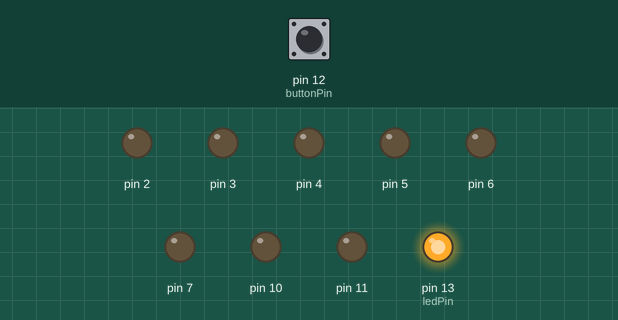
A sketch run on a simulated Arduino Uno, built with avr-gcc and run on an emulated ATmega328P. Parts: output pins drawn as LEDs (lit = HIGH). Dashed ring = blinking. Inputs (shaded band) come from the test bench; at power-on: pin 12 (buttonPin) LOW.

Above: at 1.2 s.
1.3 s: pin 12 (buttonPin) pulled HIGH for 0.15 s
At 2.1 s:
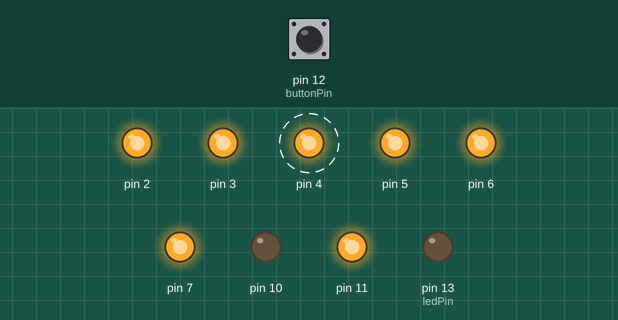
4.4 s: pin 12 (buttonPin) pulled HIGH for 3.2 s
At 7.3 s:
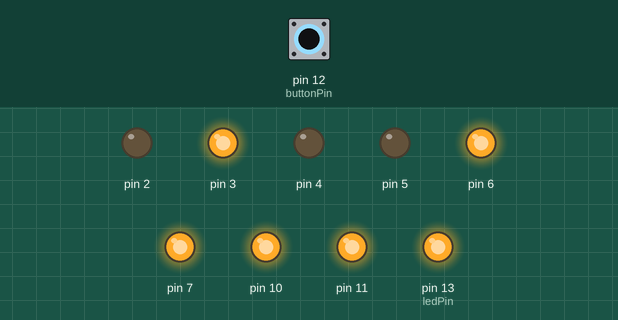
9.1 s: pin 12 (buttonPin) pulled HIGH for 1 s
At 9.4 s:
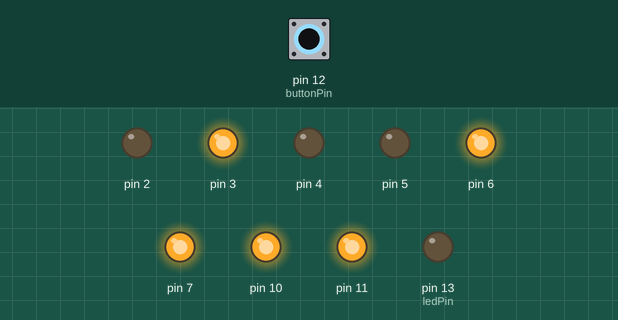
11.6 s: pin 12 (buttonPin) pulled HIGH for 0.15 s
At 12.4 s:
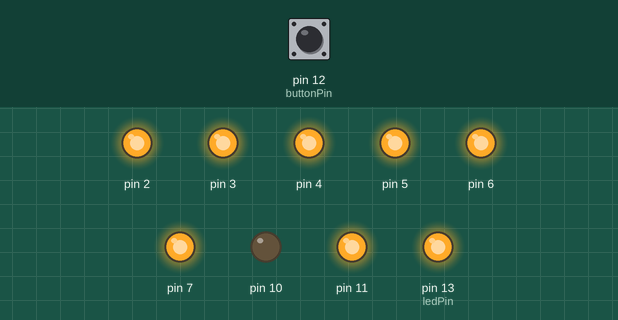
17.7 s: pin 12 (buttonPin) pulled HIGH for 3.2 s
At 21.0 s:
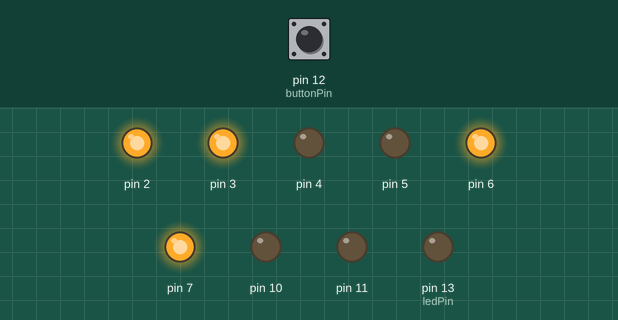
Timing chart, 0 to 22.5 s (numbered marks = the images above; inputs shaded):
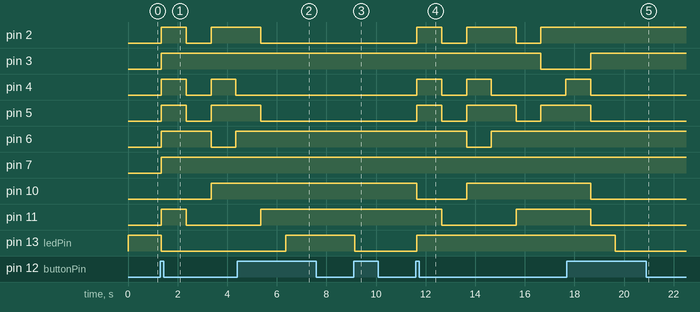

The sketch:

2_Chronometre.ino
```cpp
int val = 0;
int etat = B10;
const int buttonPin = 12;
const int ledPin =13;
int ledState=HIGH;
unsigned long lastDebounceTime = 0;
unsigned long debounceDelay = 50;

int buttonState;
int lastButtonState = LOW;
int reading;

void setup() {
  pinMode(ledPin, OUTPUT);
  pinMode(buttonPin, INPUT);
  digitalWrite(ledPin, ledState);
  pinMode(10, OUTPUT);
  pinMode(11, OUTPUT);
  pinMode(2, OUTPUT);
  pinMode(3, OUTPUT);
  pinMode(4, OUTPUT);
  pinMode(5, OUTPUT);
  pinMode(6, OUTPUT);
  pinMode(7, OUTPUT);
}

void loop() {
    reading = digitalRead(buttonPin);

    if (reading != lastButtonState){
        lastDebounceTime = millis();
    }

    if((millis()-lastDebounceTime) > debounceDelay){
        if(reading != buttonState){
            buttonState = reading;

            if(buttonState == HIGH){
                ledState = !ledState;

                switch(etat){
                    case B10:
                        etat = B01;
                        break;
                    case B01:
                        etat = B00;
                        break;
                    case B00:
                        etat = B10;
                        break;
                    default:

                       etat= B10;
                }
            }
        }
    }
    digitalWrite(ledPin,ledState);
    lastButtonState = reading;
    if(etat==B01){
    switch(val){
//************ 0 *************
case(0):
 digitalWrite(10, LOW);   // fixe la led comme allumée
 digitalWrite(11, HIGH);   // fixe la led comme allumée
 digitalWrite(2, HIGH);   // fixe la led comme allumée
 digitalWrite(3, HIGH);   // fixe la led comme éteinte
 digitalWrite(4, HIGH);   // fixe la led comme allumée
 digitalWrite(5, HIGH);   // fixe la led comme allumée
 digitalWrite(6, HIGH);   // fixe la led comme allumée
 digitalWrite(7, HIGH);   // fixe la led comme allumée
 delay(1000);              // attendre 1 sec
 break;
  //************ 1 *************
  case(1):
 digitalWrite(10, LOW);   // fixe la led comme allumée
 digitalWrite(11, LOW);   // fixe la led comme allumée
 digitalWrite(2, LOW);   // fixe la led comme allumée
 digitalWrite(3, HIGH);   // fixe la led comme éteinte
 digitalWrite(4, LOW);   // fixe la led comme allumée
 digitalWrite(5, LOW);   // fixe la led comme allumée
 digitalWrite(6, HIGH);   // fixe la led comme allumée
 digitalWrite(7, HIGH);   // fixe la led comme allumée
 delay(1000);              // attendre 1 sec
 break;
  //************ 2 *************
  case(2):
 digitalWrite(10, HIGH);   // fixe la led comme allumée
 digitalWrite(11, LOW);   // fixe la led comme allumée
 digitalWrite(2, HIGH);   // fixe la led comme allumée
 digitalWrite(3, HIGH);   // fixe la led comme éteinte
 digitalWrite(4, HIGH);   // fixe la led comme allumée
 digitalWrite(5, HIGH);   // fixe la led comme allumée
 digitalWrite(6, LOW);   // fixe la led comme allumée
 digitalWrite(7, HIGH);   // fixe la led comme allumée
 delay(1000);              // attendre 1 sec
 break;
 //************ 3 *************
 case(3):
 digitalWrite(10, HIGH);   // fixe la led comme allumée
 digitalWrite(11, LOW);   // fixe la led comme allumée
 digitalWrite(2, HIGH);   // fixe la led comme allumée
 digitalWrite(3, HIGH);   // fixe la led comme éteinte
 digitalWrite(4, LOW);   // fixe la led comme allumée
 digitalWrite(5, HIGH);   // fixe la led comme allumée
 digitalWrite(6, HIGH);   // fixe la led comme allumée
 digitalWrite(7, HIGH);   // fixe la led comme allumée
 delay(1000);              // attendre 1 sec
 break;
 //***** 4 *************
 case(4):
 digitalWrite(10, HIGH);   // fixe la led comme allumée
 digitalWrite(11, HIGH);   // fixe la led comme allumée
 digitalWrite(2, LOW);   // fixe la led comme allumée
 digitalWrite(3, HIGH);   // fixe la led comme éteinte
 digitalWrite(4, LOW);   // fixe la led comme allumée
 digitalWrite(5, LOW);   // fixe la led comme allumée
 digitalWrite(6, HIGH);   // fixe la led comme allumée
 digitalWrite(7, HIGH);   // fixe la led comme allumée
 delay(1000);              // attendre 1 sec
 break;
 //************ 5 *************
 case(5):
 digitalWrite(10, HIGH);   // fixe la led comme allumée
 digitalWrite(11, HIGH);   // fixe la led comme allumée
 digitalWrite(2, HIGH);   // fixe la led comme allumée
 digitalWrite(3, LOW);   // fixe la led comme éteinte
 digitalWrite(4, LOW);   // fixe la led comme allumée
 digitalWrite(5, HIGH);   // fixe la led comme allumée
 digitalWrite(6, HIGH);   // fixe la led comme allumée
 digitalWrite(7, HIGH);   // fixe la led comme allumée
 delay(1000);              // attendre 1 sec
 break;
  //************ 6 *************
  case(6):
 digitalWrite(10, HIGH);   // fixe la led comme allumée
 digitalWrite(11, HIGH);   // fixe la led comme allumée
 digitalWrite(2, HIGH);   // fixe la led comme allumée
 digitalWrite(3, LOW);   // fixe la led comme éteinte
 digitalWrite(4, HIGH);   // fixe la led comme allumée
 digitalWrite(5, HIGH);   // fixe la led comme allumée
 digitalWrite(6, HIGH);   // fixe la led comme allumée
 digitalWrite(7, HIGH);   // fixe la led comme allumée
 delay(1000);              // attendre 1 sec
 break;
  //************ 7 *************
  case(7):
 digitalWrite(10, LOW);   // fixe la led comme allumée
 digitalWrite(11, LOW);   // fixe la led comme allumée
 digitalWrite(2, HIGH);   // fixe la led comme allumée
 digitalWrite(3, HIGH);   // fixe la led comme éteinte
 digitalWrite(4, LOW);   // fixe la led comme allumée
 digitalWrite(5, LOW);   // fixe la led comme allumée
 digitalWrite(6, HIGH);   // fixe la led comme allumée
 digitalWrite(7, HIGH);   // fixe la led comme allumée
 delay(1000);              // attendre 1 sec
 break;
 //************ 8 *************
 case(8):
 digitalWrite(10, HIGH);   // fixe la led comme allumée
 digitalWrite(11, HIGH);   // fixe la led comme allumée
 digitalWrite(2, HIGH);   // fixe la led comme allumée
 digitalWrite(3, HIGH);   // fixe la led comme éteinte
 digitalWrite(4, HIGH);   // fixe la led comme allumée
 digitalWrite(5, HIGH);   // fixe la led comme allumée
 digitalWrite(6, HIGH);   // fixe la led comme allumée
 digitalWrite(7, HIGH);   // fixe la led comme allumée
 delay(1000);              // attendre 1 sec
 break;
 //************ 9 **************
 case(9):
 digitalWrite(10, HIGH);   // fixe la led comme allumée
 digitalWrite(11, HIGH);   // fixe la led comme allumée
 digitalWrite(2, HIGH);   // fixe la led comme allumée
 digitalWrite(3, HIGH);   // fixe la led comme éteinte
 digitalWrite(4, LOW);   // fixe la led comme allumée
 digitalWrite(5, HIGH);   // fixe la led comme allumée
 digitalWrite(6, HIGH);   // fixe la led comme allumée
 digitalWrite(7, HIGH);   // fixe la led comme allumée
 delay(1000);              // attendre 1 sec
 break;
  //************ A **************
  case(10):
 digitalWrite(10, HIGH);   // fixe la led comme allumée
 digitalWrite(11, HIGH);   // fixe la led comme allumée
 digitalWrite(2, HIGH);   // fixe la led comme allumée
 digitalWrite(3, HIGH);   // fixe la led comme éteinte
 digitalWrite(4, HIGH);   // fixe la led comme allumée
 digitalWrite(5, LOW);   // fixe la led comme allumée
 digitalWrite(6, HIGH);   // fixe la led comme allumée
 digitalWrite(7, HIGH);   // fixe la led comme allumée
 delay(1000);              // attendre 1 sec
 break;
   //************ B *************
   case(11):
 digitalWrite(10, HIGH);   // fixe la led comme allumée
 digitalWrite(11, HIGH);   // fixe la led comme allumée
 digitalWrite(2, LOW);   // fixe la led comme allumée
 digitalWrite(3, LOW);   // fixe la led comme éteinte
 digitalWrite(4, HIGH);   // fixe la led comme allumée
 digitalWrite(5, HIGH);   // fixe la led comme allumée
 digitalWrite(6, HIGH);   // fixe la led comme allumée
 digitalWrite(7, HIGH);   // fixe la led comme allumée
 delay(1000);              // attendre 1 sec
 break;
   //************ C *************
   case(12):
 digitalWrite(10, LOW);   // fixe la led comme allumée
 digitalWrite(11, HIGH);   // fixe la led comme allumée
 digitalWrite(2, HIGH);   // fixe la led comme allumée
 digitalWrite(3, LOW);   // fixe la led comme éteinte
 digitalWrite(4, HIGH);   // fixe la led comme allumée
 digitalWrite(5, HIGH);   // fixe la led comme allumée
 digitalWrite(6, LOW);   // fixe la led comme allumée
 digitalWrite(7, HIGH);   // fixe la led comme allumée
 delay(1000);              // attendre 1 sec
 break;
   //************ D *************
   case(13):
 digitalWrite(10, HIGH);   // fixe la led comme allumée
 digitalWrite(11, LOW);   // fixe la led comme allumée
 digitalWrite(2, LOW);   // fixe la led comme allumée
 digitalWrite(3, HIGH);   // fixe la led comme éteinte
 digitalWrite(4, HIGH);   // fixe la led comme allumée
 digitalWrite(5, HIGH);   // fixe la led comme allumée
 digitalWrite(6, HIGH);   // fixe la led comme allumée
 digitalWrite(7, HIGH);   // fixe la led comme allumée
 delay(1000);              // attendre 1 sec
 break;
   //************ E *************
   case(14):
 digitalWrite(10, HIGH);   // fixe la led comme allumée
 digitalWrite(11, HIGH);   // fixe la led comme allumée
 digitalWrite(2, HIGH);   // fixe la led comme allumée
 digitalWrite(3, LOW);   // fixe la led comme éteinte
 digitalWrite(4, HIGH);   // fixe la led comme allumée
 digitalWrite(5, HIGH);   // fixe la led comme allumée
 digitalWrite(6, LOW);   // fixe la led comme allumée
 digitalWrite(7, HIGH);   // fixe la led comme allumée
 delay(1000);              // attendre 1 sec
 break;
   //************ F *************
   case(15):
 digitalWrite(10, HIGH);   // fixe la led comme allumée
 digitalWrite(11, HIGH);   // fixe la led comme allumée
 digitalWrite(2, HIGH);   // fixe la led comme allumée
 digitalWrite(3, LOW);   // fixe la led comme éteinte
 digitalWrite(4, HIGH);   // fixe la led comme allumée
 digitalWrite(5, LOW);   // fixe la led comme allumée
 digitalWrite(6, LOW);   // fixe la led comme allumée
 digitalWrite(7, HIGH);   // fixe la led comme allumée
 delay(1000);              // attendre 1 sec
 break;
 default:
 digitalWrite(10, LOW);   // fixe la led comme allumée
 digitalWrite(11, HIGH);   // fixe la led comme allumée
 digitalWrite(2, HIGH);   // fixe la led comme allumée
 digitalWrite(3, HIGH);   // fixe la led comme éteinte
 digitalWrite(4, HIGH);   // fixe la led comme allumée
 digitalWrite(5, HIGH);   // fixe la led comme allumée
 digitalWrite(6, HIGH);   // fixe la led comme allumée
 digitalWrite(7, HIGH);   // fixe la led comme allumée
 delay(1000);              // attendre 1 sec
    }


    val++;
    if(val==16) val=0;
    } //fin comptage
    else if(etat == B10) val=0;
}
```

Measured:
- after the input at 1.3 s, pin 2, pin 5: LOW → HIGH after 0.05 s, → LOW 1.0 s later, → HIGH 1.0 s later; pin 3, pin 7: LOW → HIGH after 0.05 s; pin 4: alternates HIGH for 1.0 s and LOW for 1.0 s, starting after 0.05 s; pin 6: LOW → HIGH after 0.05 s, → LOW 2.0 s later, → HIGH 1.0 s later; pin 10: LOW → HIGH after 2.1 s
- after the input at 4.4 s, pin 2, pin 5: goes on until 5.4 s, then stays LOW; pin 3: stays HIGH (without the input it goes to LOW after 2.0 s); pin 4: stays LOW (without the input it goes to HIGH after 3.0 s); pin 10: stays HIGH (without the input it goes to LOW after 4.0 s); pin 11: goes on until 5.4 s, then stays HIGH
- after the input at 9.1 s, pin 13 (ledPin): HIGH → LOW after 0.05 s
- after the input at 11.6 s, pin 2, pin 5: goes HIGH 1.0 s, LOW 1.0 s, HIGH 2.0 s, LOW 1.0 s, then HIGH, starting after 0.05 s; pin 3: HIGH → LOW after 5.1 s; pin 4: goes HIGH 1.0 s, LOW 1.0 s, HIGH 1.0 s, LOW 3.0 s, then HIGH, starting after 0.05 s; pin 6: HIGH → LOW after 2.1 s, → HIGH 1.0 s later; pin 10: HIGH → LOW after 0.05 s, → HIGH 2.0 s later
- after the input at 17.7 s, pin 2: stays HIGH (without the input it goes to LOW after 5.0 s); pin 3: goes on until 18.7 s, then stays HIGH; pin 4, pin 5, pin 10, pin 11: goes on until 18.7 s, then stays LOW; pin 13 (ledPin): HIGH → LOW after 2.0 s
